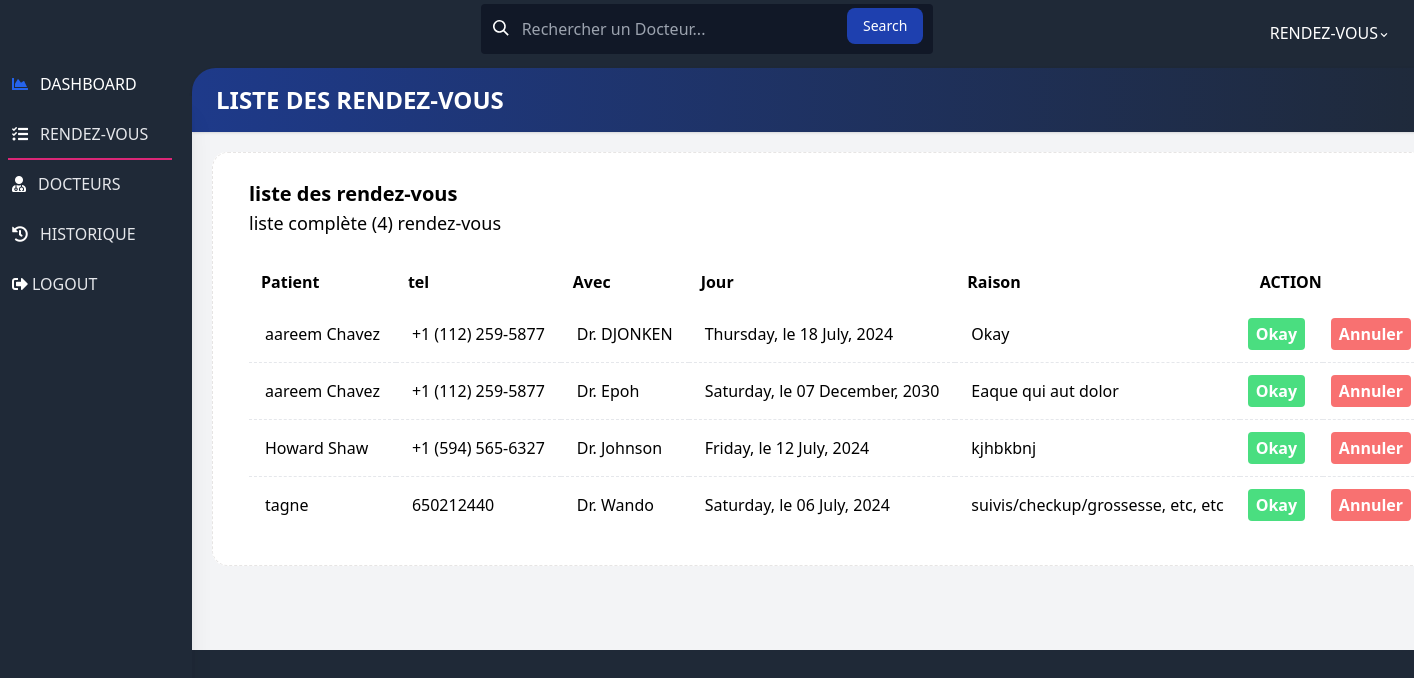
The app's page /rendezvous/rendezvous.php (signed in) with its own data.
### tables this page shows
CREATE TABLE `appointment` (
  `a_id` int(11) NOT NULL,
  `pat_id` int(11) NOT NULL,
  `patient` varchar(30) NOT NULL,
  `tel` varchar(20) NOT NULL,
  `nom` varchar(30) NOT NULL,
  `raison` varchar(35) NOT NULL,
  `date` varchar(20) NOT NULL
);

### rendezvous/rendezvous.php (the view, shortened to what this page needs)
<?php
include './../conn.php';
$sql_app = "select * from appointment order by a_id desc";
$result = mysqli_query($conn, $sql_app);
$total_app = mysqli_num_rows($result);
?>
<!DOCTYPE html>
<html lang="en">
<head>
    <link rel="stylesheet" href="https://use.fontawesome.com/releases/v5.3.1/css/all.css">
    <link rel="stylesheet" href="https://unpkg.com/tailwindcss@2.2.19/dist/tailwind.min.css"/>
    <script src="https://cdn.tailwindcss.com"></script>
</head>
<body class="bg-gray-800 font-sans leading-normal tracking-normal mt-12">
<header>
    <nav aria-label="menu nav" class="bg-gray-800 pt-2 md:pt-1 pb-1 px-1 mt-0 h-auto fixed w-full z-20 top-0">
        <div class="flex flex-wrap items-center">
            <div class="flex flex-1 md:w-1/3 justify-center md:justify-start text-white px-2">
                <span class="relative w-full">
                    <form action="search.php" method="post">
                        <input aria-label="search" name="word" type="search" id="search" placeholder="Rechercher un Docteur..." class="w-full bg-gray-900 text-white transition border border-transparent focus:outline-none focus:border-gray-400 rounded py-3 px-2 pl-10 appearance-none leading-normal">
                        <button type="submit" class="text-white absolute end-2.5 bottom-2.5 bg-blue-800 hover:bg-blue-700 focus:ring-4 focus:outline-none focus:ring-blue-300 font-medium rounded-lg text-sm px-4 py-2 dark:bg-blue-600 dark:hover:bg-blue-700 dark:focus:ring-blue-800">Search</button>
                    </form>
                    <div class="absolute search-icon" style="top: 1rem; left: .8rem;">
                        <svg class="fill-current pointer-events-none text-white w-4 h-4" xmlns="http://www.w3.org/2000/svg" viewBox="0 0 20 20">
                            <path d="M12.9 14.32a8 8 0 1 1 1.41-1.41l5.35 5.33-1.42 1.42-5.33-5.34zM8 14A6 6 0 1 0 8 2a6 6 0 0 0 0 12z"></path>
                        </svg>
                    </div>
                </span>
            </div>
            <div class="flex w-full pt-2 content-center justify-between md:w-1/3 md:justify-end">
                <ul class="list-reset flex justify-between flex-1 md:flex-none items-center">
                    <li class="flex-1 md:flex-none md:mr-3">
                        <div class="relative inline-block">
                        <button onclick="toggleDD('myDropdown')" class="drop-button text-white py-2 px-2"> <span class="pr-2"><i class="em em-robot_face"></i></span> RENDEZ-VOUS<svg class="h-3 fill-current inline" xmlns="http://www.w3.org/2000/svg" viewBox="0 0 20 20">
                                <path d="M9.293 12.95l.707.707L15.657 8l-1.414-1.414L10 10.828 5.757 6.586 4.343 8z" /></svg></button>
                        </div>
                    </li>
                </ul>
            </div>
        </div>
    </nav>
</header>
<main>
    <div class="flex flex-col md:flex-row">
        <nav aria-label="alternative nav">
            <div class="bg-gray-800 shadow-xl h-20 fixed bottom-0 mt-12 md:relative md:h-screen z-10 w-full md:w-48 content-center">
            <div class="md:mt-12 md:w-48 md:fixed md:left-0 md:top-0 content-center md:content-start text-left justify-between">
                    <ul class="list-reset flex flex-row md:flex-col pt-3 md:py-3 px-1 md:px-2 text-center md:text-left">
                        <li class="mr-3 flex-1">
                            <a href="./" class="block py-1 md:py-3 pl-1 align-middle text-white no-underline hover:text-white border-b-2 border-gray-800  hover:border-blue-500">
                                <i class="fas fa-chart-area pr-0 md:pr-3 text-blue-600"></i><span class="pb-1 md:pb-0 text-xs md:text-base text-white md:text-white block md:inline-block">DASHBOARD</span>
                            </a>
                        </li>
                        <li class="mr-3 flex-1">
                            <a href="./rendezvous.php" class="block py-1 md:py-3 pl-1 align-middle text-white no-underline hover:text-white border-b-2 border-pink-600">
                                <i class="fas fa-tasks pr-0 md:pr-3"></i><span class="pb-1 md:pb-0 text-xs md:text-base text-gray-400 md:text-gray-200 block md:inline-block">RENDEZ-VOUS</span>
                            </a>
                        </li>
                        <li class="mr-3 flex-1">
                            <a href="./docteurs.php" class="block py-1 md:py-3 pl-1 align-middle text-white no-underline hover:text-white border-b-2 border-gray-800 hover:border-blue-500">
                                <i class="fas fa-user-md fa-inverse pr-0 md:pr-3"></i><span class="pb-1 md:pb-0 text-xs md:text-base text-gray-400 md:text-gray-200 block md:inline-block">DOCTEURS</span>
                            </a>
                        </li>
                        <li class="mr-3 flex-1">
                            <a href="./historique.php" class="block py-1 md:py-3 pl-1 align-middle text-white no-underline hover:text-white border-b-2 border-gray-800 hover:border-yellow-500">
                                <i class="fas fa-history fa-inverse pr-0 md:pr-3"></i><span class="pb-1 md:pb-0 text-xs md:text-base text-gray-400 md:text-gray-200 block md:inline-block">HISTORIQUE</span>
                            </a>
                        </li>
                        <li class="mr-3 flex-1">
                            <a onclick="return logout();" href="./../logout.php" class="block py-1 md:py-3 pl-0 md:pl-1 align-middle text-white no-underline hover:text-white border-b-2 border-gray-800 hover:border-red-500">
                                <i class="fas fa-sign-out-alt fa-fw pr-0 md:pr-3"></i><span class="pb-1 md:pb-0 text-xs md:text-base text-gray-400 md:text-gray-200 block md:inline-block">LOGOUT</span>
                            </a>
                        </li>
                    </ul>
                </div>
            </div>
        </nav>
        <section class="w-full">
            <div id="main" class="main-content w-full flex-1 bg-gray-100 mt-12 md:mt-2 pb-24 md:pb-5">
                <div class="bg-gray-800 pt-3">
                    <div class="rounded-tl-3xl bg-gradient-to-r from-blue-900 to-gray-800 p-4 shadow text-2xl text-white">
                        <h1 class="font-bold pl-2">LISTE DES RENDEZ-VOUS</h1>
                    </div>
                </div>
                <div class="flex flex-wrap -mx-3 mb-5">
                    <div class="w-full max-w-full px-3 mb-6  mx-auto">
                        <div class="relative flex-[1_auto] flex flex-col break-words min-w-0 bg-clip-border rounded-[.95rem] bg-white m-5">
                        <div class="relative flex flex-col min-w-0 break-words border border-dashed bg-clip-border rounded-2xl border-stone-200 bg-light/30">
                            <div class="px-9 pt-5 flex justify-between items-stretch flex-wrap min-h-[70px] pb-0 bg-transparent">
                            <h3 class="flex flex-col items-start justify-center m-2 ml-0 font-medium text-xl/tight text-dark">
                                <span class="mr-3 font-semibold text-dark">liste des rendez-vous</span>
                                <span class="mt-1 font-medium text-secondary-dark text-lg/normal">liste complète (<?=$total_app?>) rendez-vous</span>
                            </h3>
                            </div>
                            <div class="flex-auto block py-8 pt-6 px-9">
                            <div class="overflow-x-auto">
                                <table class="w-full my-0 align-middle text-dark border-neutral-200">
                                <thead class="align-bottom">
                                <th class="text-left pl-3 pb-3 min-w-[130px]">Patient</th>
                                    <th class="text-left pl-3 pb-3 min-w-[100px]">tel</th>
                                    <th class="text-left pl-3 pb-3 min-w-[100px]">Avec</th>
                                    <th class="text-left pl-3 pb-3 min-w-[100px]">Jour</th>
                                    <th class="text-left pl-3 pb-3 min-w-[100px]">Raison</th>
                                    <th class="text-left pl-5 pb-3 min-w-[50px]">ACTION</th>
                                </thead>
                                <tbody>
                                    <?php while($app = mysqli_fetch_assoc($result)){
                                    $dateFromDatabase = $app['date'];
                                    $date = new DateTime($dateFromDatabase);
                                    $dayOfWeek = strftime('%A', $date->getTimestamp());
                                    $formattedDate = $dayOfWeek . ', le ' . $date->format('d') . ' ' . strftime('%B', $date->getTimestamp()) . ', ' . $date->format('Y');
                                    echo '<tr class="border-b border-dashed last:border-b-0">';
                                    echo '<td class="px-4 py-3 whitespace-nowrap">'.$app['patient'].'</td>';
                                    echo '<td class="px-4 py-3 whitespace-nowrap">'.$app['tel'].'</td>';
                                    echo '<td class="px-4 py-3 whitespace-nowrap">Dr. '.$app['nom'].'</td>';
                                    echo '<td class="px-4 py-3 whitespace-nowrap">'.$formattedDate.'</td>';
                                    echo '<td class="px-4 py-3 whitespace-nowrap">'.$app['raison'] .'</td>';
                                    echo '<td class="px-2 py-3 whitespace-nowrap"><a onclick="return del();" class="color-blue-200" href="delete.php?what=app&id='.$app['a_id'].'&status=Okay"><button class="bg-green-400 text-white font-bold py-1 px-2 rounded">Okay</button></a></td>';
                                    echo '<td class="px-2 py-3 whitespace-nowrap"><a onclick="return del();" class="color-blue-200" href="delete.php?what=app&id='.$app['a_id'].'&status=Annule"><button class="bg-red-400 text-white font-bold py-1 px-2 rounded">Annuler</button></a></td>';
                                    echo '</tr>';
                                    }
                                    ?>
                                </tbody>
                                </table>
                            </div>
                            </div>
                        </div>
                        </div>
                    </div>
                </div>
            </div>
        </section>
    </div>
</main>
</body>
</html>

### records on screen
appointment: patient "aareem Chavez", tel "+1 (112) 259-5877", nom "DJONKEN", date "Thursday, le 18 July, 2024", raison "Okay"
appointment: patient "aareem Chavez", tel "+1 (112) 259-5877", nom "Epoh", date "Saturday, le 07 December, 2030", raison "Eaque qui aut dolor"
appointment: patient "Howard Shaw", tel "+1 (594) 565-6327", nom "Johnson", date "Friday, le 12 July, 2024", raison "kjhbkbnj"
appointment: patient "tagne", tel "650212440", nom "Wando", date "Saturday, le 06 July, 2024", raison "suivis/checkup/grossesse, etc, etc"

### other values on screen
$total_app "4"
